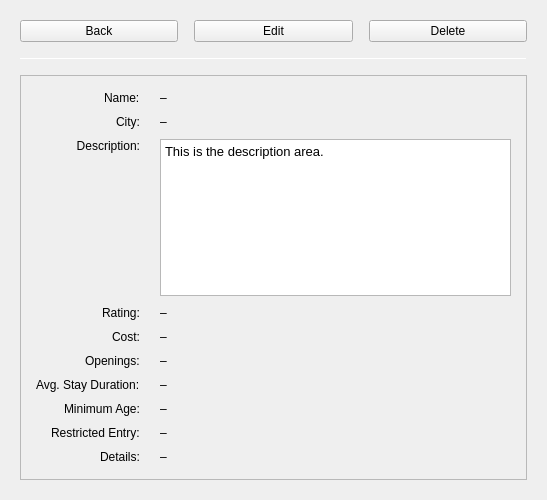
<?xml version="1.0" encoding="UTF-8"?>
<ui version="4.0">
 <class>entertainmentwidget</class>
 <widget class="QWidget" name="entertainmentwidget">
  <property name="geometry">
   <rect>
    <x>0</x>
    <y>0</y>
    <width>547</width>
    <height>500</height>
   </rect>
  </property>
  <property name="windowTitle">
   <string>Place Details</string>
  </property>
  <property name="styleSheet">
   <string notr="true">
/* Stile generale per il widget principale */
QWidget#entertainmentwidget {
	background-color: #f0f0f0; /* Sfondo grigio chiaro */
	font-family: Segoe UI, Arial, sans-serif; /* Font pi\u00F9 moderno (se disponibile) */
	font-size: 10pt;
}

/* Stile per tutte le etichette */
QLabel {
	color: #333333; /* Testo grigio scuro */
	padding-bottom: 2px; /* Piccola spaziatura sotto */
}

/* Etichette descrittive (quelle a sinistra nel form) */
QLabel[objectName^=&quot;label&quot;] {
	font-weight: bold;
	color: #555555; /* Grigio leggermente più chiaro per le label */
	padding-right: 10px; /* Spazio tra label e valore */
}

/* Etichette valore (quelle a destra nel form) */
QLabel[objectName^=&quot;value&quot;] {
	color: #111111; /* Valori un po' più scuri */
}

/* Campo di testo per la descrizione */
QTextEdit#valueDesc {
	background-color: #ffffff;
	border: 1px solid #cccccc;
	border-radius: 4px;
	padding: 5px;
	color: #333333;
}

QTextEdit#valueDesc[readOnly=&quot;true&quot;] {
	background-color: #f8f8f8; /* Sfondo leggermente diverso se read-only */
}

/* Stile per i bottoni (copiato da mainwindow.ui) */
QPushButton {
	background-color: #E53935; /* Rosso primario (Material Design Red 600) */
	color: white; /* Testo bianco */
	border: none; /* Nessun bordo */
	padding: 8px 16px; /* Pi\u00F9 padding */
	border-radius: 4px; /* Angoli arrotondati */
	font-weight: bold; /* Grassetto */
	min-width: 70px; /* Larghezza minima */
	margin: 2px; /* Piccolo margine per separare i bottoni */
}

QPushButton:hover {
	background-color: #D32F2F; /* Rosso pi\u00F9 scuro al passaggio (MD Red 700) */
}

QPushButton:pressed {
	background-color: #B71C1C; /* Rosso ancora pi\u00F9 scuro quando premuto (MD Red 900) */
}

/* Frame che contiene i dettagli (la &quot;card&quot;) */
QFrame#cardFrame {
	background-color: #ffffff; /* Sfondo bianco per la card */
	border: 1px solid #e0e0e0; /* Bordo molto sottile */
	border-radius: 6px; /* Angoli arrotondati */
}

/* Linea separatrice */
QFrame#separatorLine {
	background-color: #cccccc; /* Grigio per la linea */
}

</string>
  </property>
  <layout class="QVBoxLayout" name="verticalLayout_2">
   <property name="spacing">
    <number>16</number>
   </property>
   <property name="leftMargin">
    <number>20</number>
   </property>
   <property name="topMargin">
    <number>20</number>
   </property>
   <property name="rightMargin">
    <number>20</number>
   </property>
   <property name="bottomMargin">
    <number>20</number>
   </property>
   <item>
    <layout class="QHBoxLayout" name="buttonLayout">
     <item>
      <widget class="QPushButton" name="pushBack">
       <property name="text">
        <string>Back</string>
       </property>
      </widget>
     </item>
     <item>
      <widget class="QPushButton" name="pushEdit">
       <property name="text">
        <string>Edit</string>
       </property>
      </widget>
     </item>
     <item>
      <widget class="QPushButton" name="pushDelete">
       <property name="text">
        <string>Delete</string>
       </property>
      </widget>
     </item>
    </layout>
   </item>
   <item>
    <widget class="QFrame" name="separatorLine">
     <property name="maximumSize">
      <size>
       <width>16777215</width>
       <height>1</height>
      </size>
     </property>
     <property name="frameShape">
      <enum>QFrame::HLine</enum>
     </property>
     <property name="frameShadow">
      <enum>QFrame::Sunken</enum>
     </property>
    </widget>
   </item>
   <item>
    <widget class="QFrame" name="cardFrame">
     <property name="frameShape">
      <enum>QFrame::StyledPanel</enum>
     </property>
     <property name="frameShadow">
      <enum>QFrame::Raised</enum>
     </property>
     <layout class="QVBoxLayout" name="cardLayout">
      <property name="spacing">
       <number>6</number>
      </property>
      <property name="leftMargin">
       <number>15</number>
      </property>
      <property name="topMargin">
       <number>15</number>
      </property>
      <property name="rightMargin">
       <number>15</number>
      </property>
      <property name="bottomMargin">
       <number>15</number>
      </property>
      <item>
       <layout class="QFormLayout" name="formLayout">
        <property name="labelAlignment">
         <set>Qt::AlignRight|Qt::AlignTrailing|Qt::AlignVCenter</set>
        </property>
        <property name="horizontalSpacing">
         <number>20</number>
        </property>
        <property name="verticalSpacing">
         <number>10</number>
        </property>
        <item row="0" column="0">
         <widget class="QLabel" name="labelName">
          <property name="text">
           <string>Name:</string>
          </property>
         </widget>
        </item>
        <item row="0" column="1">
         <widget class="QLabel" name="valueName">
          <property name="text">
           <string>–</string>
          </property>
         </widget>
        </item>
        <item row="1" column="0">
         <widget class="QLabel" name="labelCity">
          <property name="text">
           <string>City:</string>
          </property>
         </widget>
        </item>
        <item row="1" column="1">
         <widget class="QLabel" name="valueCity">
          <property name="text">
           <string>–</string>
          </property>
         </widget>
        </item>
        <item row="2" column="0">
         <widget class="QLabel" name="labelDesc">
          <property name="text">
           <string>Description:</string>
          </property>
          <property name="alignment">
           <set>Qt::AlignRight|Qt::AlignTop|Qt::AlignTrailing</set>
          </property>
         </widget>
        </item>
        <item row="2" column="1">
         <widget class="QTextEdit" name="valueDesc">
          <property name="minimumSize">
           <size>
            <width>0</width>
            <height>60</height>
           </size>
          </property>
          <property name="frameShape">
           <enum>QFrame::StyledPanel</enum>
          </property>
          <property name="frameShadow">
           <enum>QFrame::Sunken</enum>
          </property>
          <property name="readOnly">
           <bool>true</bool>
          </property>
          <property name="html">
           <string>&lt;!DOCTYPE HTML PUBLIC &quot;-//W3C//DTD HTML 4.0//EN&quot; &quot;http://www.w3.org/TR/REC-html40/strict.dtd&quot;&gt;
&lt;html&gt;&lt;head&gt;&lt;meta name=&quot;qrichtext&quot; content=&quot;1&quot; /&gt;&lt;meta charset=&quot;utf-8&quot; /&gt;&lt;style type=&quot;text/css&quot;&gt;
p, li { white-space: pre-wrap; }
hr { height: 1px; border-width: 0; }
li.unchecked::marker { content: &quot;\2610&quot;; }
li.checked::marker { content: &quot;\2612&quot;; }
&lt;/style&gt;&lt;/head&gt;&lt;body style=&quot; font-family:'.AppleSystemUIFont'; font-size:13pt; font-weight:400; font-style:normal;&quot;&gt;
&lt;p style=&quot; margin-top:0px; margin-bottom:0px; margin-left:0px; margin-right:0px; -qt-block-indent:0; text-indent:0px;&quot;&gt;&lt;span style=&quot; font-family:'Segoe UI','Arial','sans-serif'; font-size:10pt;&quot;&gt;This is the description area.&lt;/span&gt;&lt;/p&gt;&lt;/body&gt;&lt;/html&gt;</string>
          </property>
         </widget>
        </item>
        <item row="3" column="0">
         <widget class="QLabel" name="labelRating">
          <property name="text">
           <string>Rating:</string>
          </property>
         </widget>
        </item>
        <item row="3" column="1">
         <widget class="QLabel" name="valueRating">
          <property name="text">
           <string>–</string>
          </property>
         </widget>
        </item>
        <item row="4" column="0">
         <widget class="QLabel" name="labelCost">
          <property name="text">
           <string>Cost:</string>
          </property>
         </widget>
        </item>
        <item row="4" column="1">
         <widget class="QLabel" name="valueCost">
          <property name="text">
           <string>–</string>
          </property>
         </widget>
        </item>
        <item row="5" column="0">
         <widget class="QLabel" name="labelOpenings">
          <property name="text">
           <string>Openings:</string>
          </property>
         </widget>
        </item>
        <item row="5" column="1">
         <widget class="QLabel" name="valueOpenings">
          <property name="text">
           <string>–</string>
          </property>
          <property name="wordWrap">
           <bool>true</bool>
          </property>
         </widget>
        </item>
        <item row="6" column="0">
         <widget class="QLabel" name="labelAvgStayDuration">
          <property name="text">
           <string>Avg. Stay Duration:</string>
          </property>
         </widget>
        </item>
        <item row="6" column="1">
         <widget class="QLabel" name="valueAvgStayDuration">
          <property name="text">
           <string>–</string>
          </property>
         </widget>
        </item>
        <item row="7" column="0">
         <widget class="QLabel" name="labelMinimumAge">
          <property name="text">
           <string>Minimum Age:</string>
          </property>
         </widget>
        </item>
        <item row="7" column="1">
         <widget class="QLabel" name="valueMinimumAge">
          <property name="text">
           <string>–</string>
          </property>
         </widget>
        </item>
        <item row="8" column="0">
         <widget class="QLabel" name="labelRestrictedEntry">
          <property name="text">
           <string>Restricted Entry:</string>
          </property>
         </widget>
        </item>
        <item row="8" column="1">
         <widget class="QLabel" name="valueRestrictedEntry">
          <property name="text">
           <string>–</string>
          </property>
         </widget>
        </item>
        <item row="9" column="0">
         <widget class="QLabel" name="labelSpecific">
          <property name="text">
           <string>Details:</string>
          </property>
         </widget>
        </item>
        <item row="9" column="1">
         <widget class="QLabel" name="valueSpecific">
          <property name="text">
           <string>–</string>
          </property>
         </widget>
        </item>
       </layout>
      </item>
     </layout>
    </widget>
   </item>
   <item>
    <layout class="QVBoxLayout" name="categoryLayout"/>
   </item>
   <item>
    <spacer name="verticalSpacer">
     <property name="orientation">
      <enum>Qt::Vertical</enum>
     </property>
     <property name="sizeType">
      <enum>QSizePolicy::Expanding</enum>
     </property>
     <property name="sizeHint" stdset="0">
      <size>
       <width>20</width>
       <height>0</height>
      </size>
     </property>
    </spacer>
   </item>
  </layout>
 </widget>
 <resources/>
 <connections/>
</ui>
